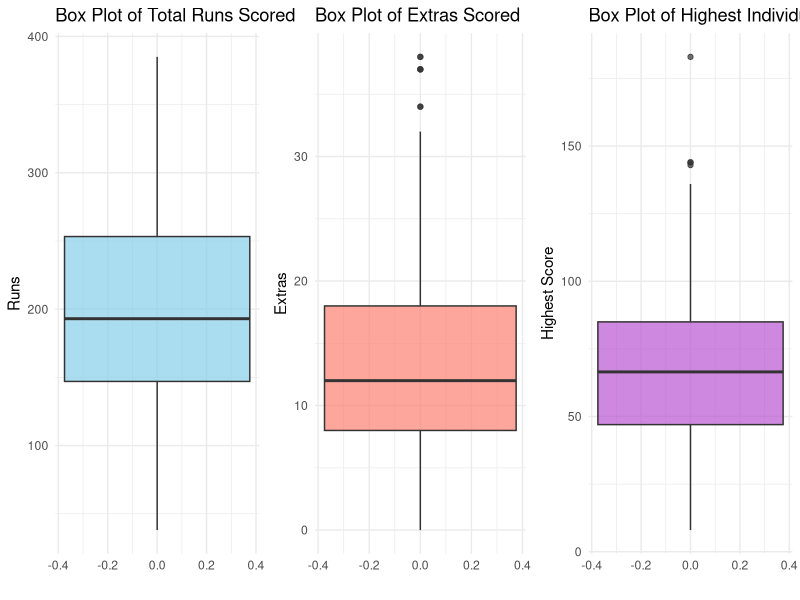
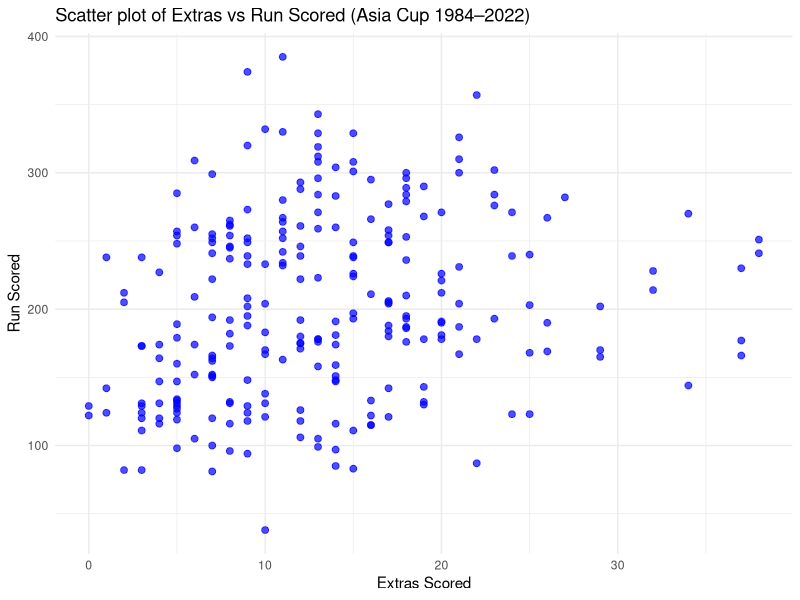
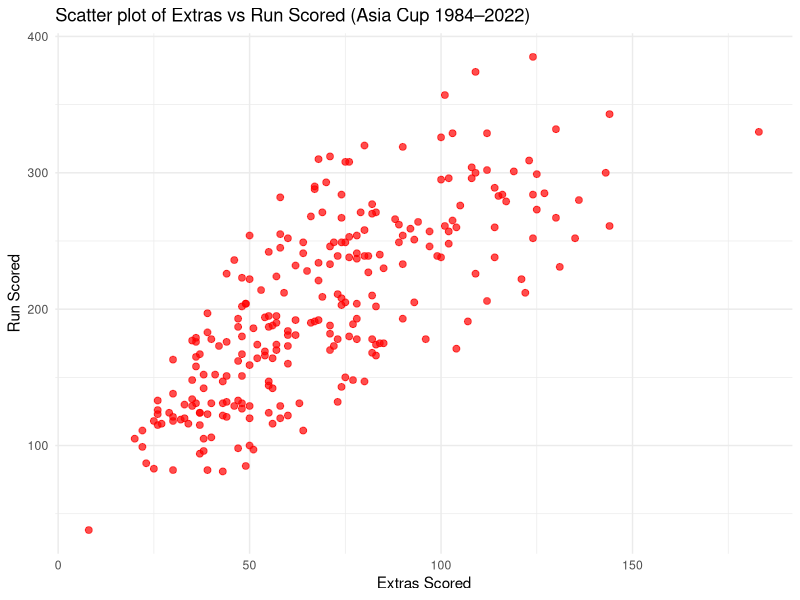
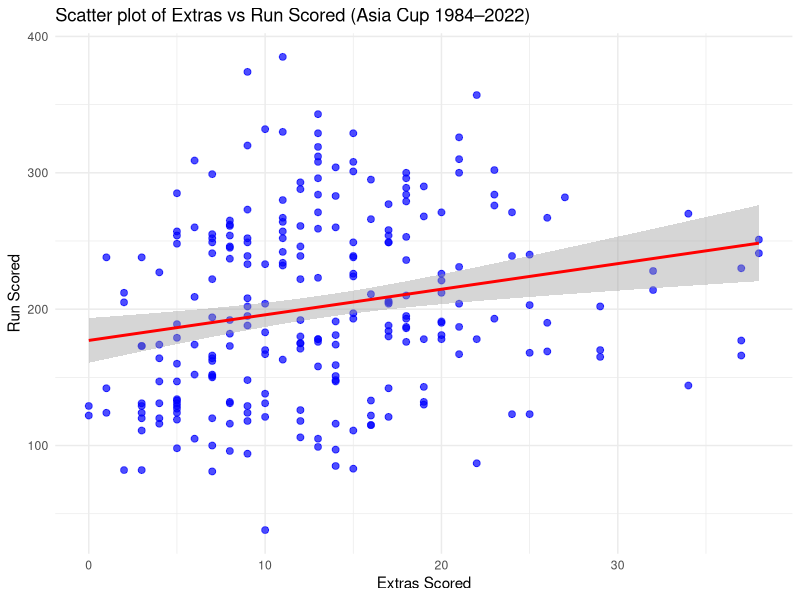
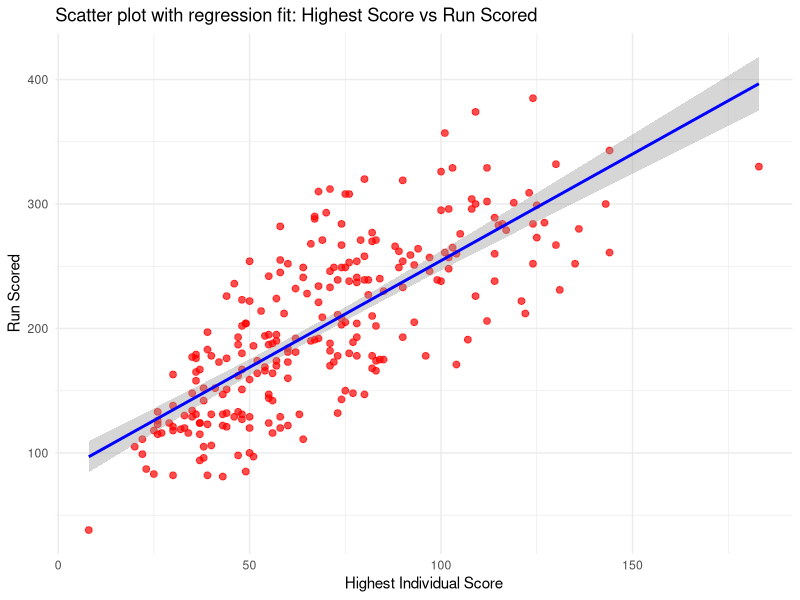

Write R code to recreate these figures, in order.
## ---- chunk 1
#| include: false
#| warning: false
#| message: false
library(tidyverse)
library(readr)
library(dplyr)
library(ggplot2)
library(reshape2)
library(gridExtra)
library(broom)
library(knitr)
## ---- chunk 2
#| include: false
#| warning: false
#| message: false
#| echo: false

# Load the Asia Cup cricket data
asia_cup <- read.csv("../data/cricket_asia_cup.csv")
# View first few rows and variable summary
head(asia_cup)

# Show number of missing values for each variable
colSums(is.na(asia_cup))

# Remove rows with any missing data (if appropriate)
asia_cup_clean <- na.omit(asia_cup)
## ---- chunk 3
#| warning: false
#| message: false
#| echo: false

main_vars <- asia_cup[, c("Run.Scored", "Extras.Scored", "Highest.Score")]
df_long <- melt(main_vars)

p <- ggplot(df_long, aes(x = variable, y = value, fill = variable)) +
  geom_boxplot(alpha = 0.7) +
  labs(title = "Box Plots of Total Runs, Extras, and Highest Individual Score",
       x = "", y = "Runs") +
  theme_minimal()
#print(p)

# Boxplot for Total Runs
p1 <- ggplot(asia_cup, aes(y = Run.Scored)) +
  geom_boxplot(fill = "skyblue", alpha = 0.7) +
  labs(title = "Box Plot of Total Runs Scored",
       x = "", y = "Runs") +
  theme_minimal()

# Boxplot for Extras Scored
p2 <- ggplot(asia_cup, aes(y = Extras.Scored)) +
  geom_boxplot(fill = "salmon", alpha = 0.7) +
  labs(title = "Box Plot of Extras Scored",
       x = "", y = "Extras") +
  theme_minimal()

# Boxplot for Highest Individual Score
p3 <- ggplot(asia_cup, aes(y = Highest.Score)) +
  geom_boxplot(fill = "mediumorchid", alpha = 0.7) +
  labs(title = "Box Plot of Highest Individual Score",
       x = "", y = "Highest Score") +
  theme_minimal()
## ---- chunk 4
#| warning: false
#| message: false
#| echo: false
grid.arrange(p1, p2, p3, ncol = 3)
## ---- chunk 5
#| warning: false
#| message: false
#| echo: false
ggplot(asia_cup, aes(x = Extras.Scored, y = Run.Scored)) +
  geom_point(color = "blue", alpha = 0.7, size = 2) +
  labs(
    x = "Extras Scored",
    y = "Run Scored",
    title = "Scatter plot of Extras vs Run Scored (Asia Cup 1984–2022)"
  ) +
  theme_minimal()
## ---- chunk 6
#| include: false
#| warning: false
#| message: false
#| echo: false

extras_vs_total_fit <- lm(asia_cup$Run.Scored ~ asia_cup$Extras.Scored)
summary(extras_vs_total_fit)
## ---- chunk 7
#| warning: false
#| message: false
#| echo: false
ggplot(asia_cup, aes(x = Highest.Score, y = Run.Scored)) +
  geom_point(color = "red", alpha = 0.7, size = 2) +
  labs(
    x = "Extras Scored",
    y = "Run Scored",
    title = "Scatter plot of Extras vs Run Scored (Asia Cup 1984–2022)"
  ) +
  theme_minimal()
## ---- chunk 8
#| include: false
#| warning: false
#| message: false
#| echo: false

# Simple linear regression: does Highest Score predict total Runs Scored?
highest_score_model <- lm(Run.Scored ~ Highest.Score, data = asia_cup)
summary(highest_score_model)
## ---- chunk 9
    #| warning: false
    #| message: false
    #| echo: false

    fit_extras <- lm(Run.Scored ~ Extras.Scored, data = asia_cup)
    summary_fit <- summary(fit_extras)$coefficients

    custom_table <- data.frame(
      Parameter = c("$\\beta_0$ (Intercept)", "$\\beta_1$ (Slope)"),
      Estimate = round(summary_fit[, "Estimate"], 2),
      `Standard error` = round(summary_fit[, "Std. Error"], 2),
      `t value` = round(summary_fit[, "t value"], 2),
      `p value` = format.pval(summary_fit[, "Pr(>|t|)"], eps = .001, digits = 2)
    )

    kable(
      custom_table,
      escape = FALSE,
      caption = "Estimated coefficients from the regression of total runs on extras scored."
    )


## ---- chunk 10
#| warning: false
#| message: false
#| echo: false

ggplot(asia_cup, aes(x = Extras.Scored, y = Run.Scored)) +
  geom_point(color = "blue", alpha = 0.7, size = 2) +
  geom_smooth(method = "lm", color = "red", se = TRUE) +
  labs(
    x = "Extras Scored",
    y = "Run Scored",
    title = "Scatter plot of Extras vs Run Scored (Asia Cup 1984–2022)"
  ) +
  theme_minimal()
## ---- chunk 11
#| warning: false
#| message: false
#| echo: false

fit_highscore <- lm(Run.Scored ~ Highest.Score, data = asia_cup)
est2 <- summary(fit_highscore)$coefficients
tbl_highscore <- data.frame(
  Parameter = c("$\\beta_0$ (Intercept)", "$\\beta_1$ (Slope)"),
  Estimate = round(est2[, "Estimate"], 2),
  `Standard error` = round(est2[, "Std. Error"], 2),
  `t value` = round(est2[, "t value"], 2),
  `p value` = format.pval(est2[, "Pr(>|t|)"], digits = 2, eps = 0.001)
)
kable(tbl_highscore, escape = FALSE, caption = "Estimated coefficients from the regression of total runs on highest individual score.")

## ---- chunk 12
#| warning: false
#| message: false
#| echo: false

ggplot(asia_cup, aes(x = Highest.Score, y = Run.Scored)) +
  geom_point(color = "red", alpha = 0.7, size = 2) +
  geom_smooth(method = "lm", color = "blue", se = TRUE) +
  labs(
    x = "Highest Individual Score",
    y = "Run Scored",
    title = "Scatter plot with regression fit: Highest Score vs Run Scored"
  ) +
  theme_minimal()

